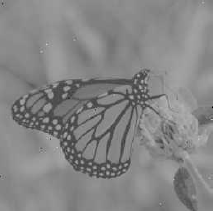
#> input picture HW2/Q1/image2.png, 213 x 211 px
$ jupyter execute Q1.ipynb
#> lines starting #> are read from the running program, lines starting #| are printed output that depends on the picture
[cell 1]
import numpy as np
import cv2
from matplotlib import pyplot as plt

# Question 1:

# الف

implementing the image1

[cell 2]
# Define photo_matrix here
photo_matrix = [[141, 0 , 138, 143, 143, 143, 144],
                [141, 140, 140, 142, 142, 143, 143],
                [140, 145, 145, 144, 142, 142, 145],
                [141, 141, 141, 143, 142, 141, 143],
                [139, 140, 141, 141, 142, 143, 144]]

# Create a single-channel (grayscale) image from the matrix
image1 = np.array(photo_matrix, dtype=np.uint8)

# save the image to a file
cv2.imwrite('image1.png', image1)

# Display the image below
plt.imshow(image1, cmap='gray', vmin=0, vmax=255)
# plt.imshow(image1, cmap='gray')
# plt.imshow(image1)
plt.axis('off')
plt.show()

<h3> Histogram </h3>
potting the diagram of image1

[cell 3]
# Calculate the histogram
# image, channel index, specific regions, number of bins, range of pixel values
hist = cv2.calcHist([image1], [0], None, [256], [0, 256])

# Convert histogram to numpy array
hist_array = np.squeeze(hist)
print(np.array(hist_array))

# Plot the histogram
plt.plot(hist)
plt.xlim([0, 256])
plt.xlabel('Pixel Value')
plt.ylabel('Frequency')
plt.title('Histogram')
plt.show()
#> figure, not shown here; curve peaks at x = 141, y = 8

# ------------------------------------------

# Calculate the histogram
hist = cv2.calcHist([image1], [0], None, [256], [0, 256])

# Plot the histogram
plt.figure()
plt.title('Histogram')
plt.xlabel('Pixel Value')
plt.ylabel('Frequency')
plt.bar(np.arange(256), hist[:,0], color='gray', edgecolor='black')
plt.xlim([0, 256])
plt.show()

Histogram Clipping

[cell 4]
# Convert histogram to numpy array
hist_array = np.squeeze(hist)
print('hist_array: \n', hist_array)
hist_array[0] = 0
hist_array[138] = 2
print('new_hist_array: ', hist_array)

# Plot the modified histogram
plt.plot(hist_array)
plt.xlabel('Pixel Value')
plt.ylabel('Frequency')
plt.title('Clipped Histogram')
plt.show()
#> figure, not shown here; curve peaks at x = 141, y = 8

Histogram Stretching

[cell 5]
stretched_hist = np.zeros(256)

stretched_hist[0] = 2
stretched_hist[36] = 1
stretched_hist[73] = 4
stretched_hist[109] = 8
stretched_hist[146] = 6
stretched_hist[182] = 8
stretched_hist[219] = 3
stretched_hist[255] = 3
print('stretched_hist', stretched_hist)

plt.plot(stretched_hist)
plt.xlabel('Pixel Value')
plt.ylabel('Frequency')
plt.title('Stretched Histogram')
plt.show()
#> figure, not shown here; curve peaks at x = 109, y = 8

[cell 6]
new_photo_matrix = [[109, 0 , 0, 182, 182, 182, 219],
		   [109, 73, 73, 146, 146, 182, 182],
		   [73, 255, 255, 219, 146, 146, 255],
		   [109, 109, 109, 182, 146, 109, 182],
           [36, 73, 109, 109, 146, 182, 219]]

# Create a single-channel (grayscale) image from the matrix
image2 = np.array(new_photo_matrix, dtype=np.uint8)

# Plot the original image
plt.figure(figsize=(10, 5))

# Display the image below
plt.subplot(1, 2, 2)
# plt.imshow(image1, cmap='gray')
plt.imshow(image1, cmap='gray', vmin=0, vmax=255)
plt.title('Original Image')
plt.axis('off')

# Plot the streched image
plt.subplot(1, 2, 1)
plt.imshow(image2, cmap='gray')
plt.title('Final Image')
plt.axis('off')
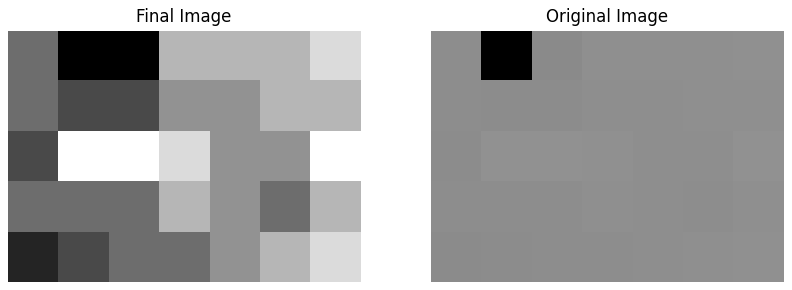
#> figure drawn by matplotlib, 2 panels

# ب

# part 2:

[cell 7]
#define image1 here
photo_matrix = [[141, 0 , 138, 143, 143, 143, 144],
                [141, 140, 140, 142, 142, 143, 143],
                [140, 145, 145, 144, 142, 142, 145],
                [141, 141, 141, 143, 142, 141, 143],
                [139, 140, 141, 141, 142, 143, 144]]

# Create a single-channel (grayscale) image from the matrix
image1 = np.array(photo_matrix, dtype=np.uint8)

# save the image1
cv2.imwrite('image1.png', image1)

Histogram Function

[cell 8]
#code here
#first define a function for calculating histogram
#you are free to use libraries
def calc_hist(image):
    '''
    you are free to use libraries
    calculate image histogram
    input(s):
      image (ndarray): input image
    output(s):
      hist (ndarray): computed input image histogram
    '''
    # image, channel index, specific regions, number of bins, range of pixel values
    hist = cv2.calcHist([image], [0], None, [256], [0, 256])

    # Convert histogram to numpy array
    hist_array = np.squeeze(hist)
    print('hist_array: ', np.array(hist_array))

    return(hist_array)

[cell 9]
#dont change this cell
print('image1: ', image1)
plt.imshow(image1, cmap='gray', vmin=0, vmax=255)
plt.figure()
image1_histogram = calc_hist(image1)
plt.plot(image1_histogram)
plt.title('histogram image1')
#> figure, not shown here; curve peaks at x = 141, y = 8

Histogram Clip Function

[cell 10]
#code here
#define a function (Clip) for Clipping(input:image , output: Clipped image)

def clip_hist(image, min_value, max_value):
  '''
  don't use libraries
  input(s):
    image (ndarray): input image
    min_value : min value of the histogram which you wanna clip.
    max_value : max value of the histogram which you wanna clip.
  output(s):
    output_image (ndarray): enhanced image with histogram clipping
  '''
  output_image = image.copy()
  # Start

  for row in output_image:
    for i in range(len(row)):
      if(row[i]<min_value):
        row[i] = min_value
      elif(row[i]>max_value):
        row[i] = max_value

  # End
  return output_image

[cell 11]
min_value = 138 # your min value here
max_value = 145 # your max value here

clipped_image = clip_hist(image1, min_value, max_value)
#> `[cell 11] min_value = 138 # your min value here max_value = 145 # your..`:
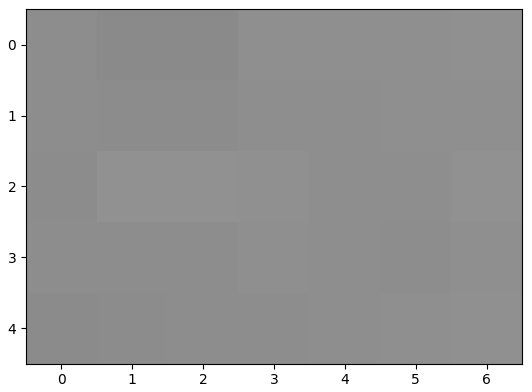
#> figure drawn by matplotlib, 1 panel
plt.imshow(clipped_image, cmap='gray', vmin=0, vmax=255)
plt.figure()
plt.plot(calc_hist(clipped_image))
plt.title('clipped histogram')

print(clipped_image)
# [7 lines of commented-out code are left out]

Histogram Stretch Fuction

[cell 12]
#code here
#define a function (stretch) for stretching(input:image , output: stretched image)

def stretch_hist(image):
  '''
  don't use libraries
  input(s):
    image (ndarray): input image
  output(s):
    output_image (ndarray): enhanced image with histogram stretching
  '''
  output_image = image.copy()
  # Start

  Min_Pixel_Value = np.min(image)
  Max_Pixel_Value = np.max(image)
  New_Min = 0
  New_Max = 255

  for row in output_image:
    for i in range(len(row)):
      x = ((row[i]-Min_Pixel_Value)/(Max_Pixel_Value-Min_Pixel_Value)) * (New_Max-New_Min) + New_Min
      row[i] = x

  # End
  return output_image

[cell 13]
stretched_image = stretch_hist(clipped_image)
#> `[cell 13] stretched_image = stretch_hist(clipped_image) plt.imshow(str..`:
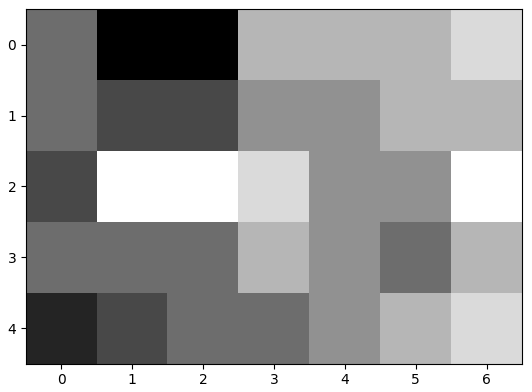
#> figure drawn by matplotlib, 1 panel
#> `[cell 13] stretched_image = stretch_hist(clipped_image) plt.imshow(str..`:
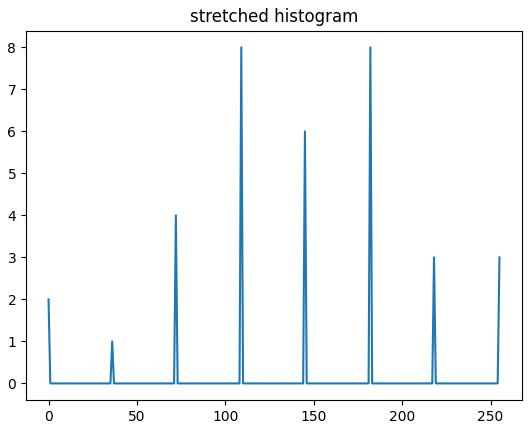
#> figure drawn by matplotlib, 1 panel; curve peaks at x = 109, y = 8
plt.imshow(stretched_image, cmap='gray', vmin=0, vmax=255)
plt.figure()
plt.plot(calc_hist(stretched_image))
plt.title('stretched histogram')

print(stretched_image)
# [5 lines of commented-out code are left out]

# part3

[cell 14]
# first read the image and show it.(image2)
image2 = cv2.imread('image2.png', cv2.IMREAD_GRAYSCALE)
#> image2 is the input picture: shape (211, 213); min 0, max 201, mean 133.1

# Display the image2
plt.imshow(image2, cmap='gray', vmin=0, vmax=255)
plt.axis('off')
plt.show()

# print the pixels array in gray scale, which it is
for row in image2:
  print(row)

[cell 15]
# checking the image histogram
plt.imshow(image2, cmap='gray', vmin=0, vmax=255)
plt.axis('off')
plt.figure()
image2_histogram = calc_hist(image2)
#> image2_histogram = 256 values, max 2841 at index 138, min 0 at index 1, mean 175.6
plt.plot(image2_histogram)
plt.title('histogram image2')
plt.show()
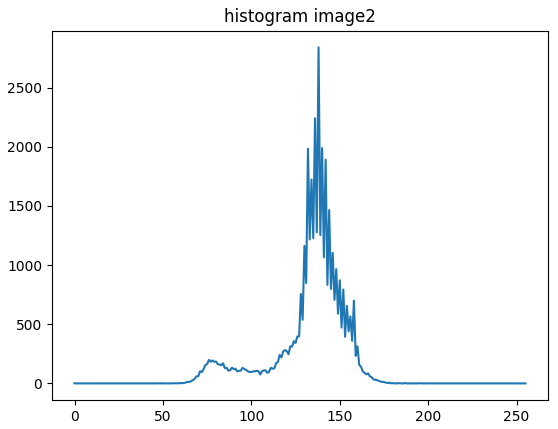
#> figure drawn by matplotlib, 1 panel; curve peaks at x = 138, y = 2841

[cell 16]
min_value = np.min(image2)
#> min_value = 0
max_value = np.max(image2)
#> max_value = 201

print('min_value:', min_value, 'max_value:', max_value)
print('image2 pixels amount: ', len(image2)*len(image2[0]))

According to the histogram and min_value and max_value, it seems that the range from 50 to 200 is suitable for clipping.

[cell 17]
# use clip_hist function to improve quality of the image and show it
min_value = 60 # your min value here
max_value = 180 # your max value here

clipped_image2 = clip_hist(image2, min_value, max_value)
plt.imshow(clipped_image2, cmap='gray', vmin=0, vmax=255)
plt.axis('off')
plt.figure()
plt.plot(calc_hist(clipped_image2))
plt.title('clipped histogram')
plt.show()
#> figure, not shown here; curve peaks at x = 138, y = 2841

print(clipped_image)

[cell 18]
min_value = np.min(clipped_image2)
#> min_value = 60
max_value = np.max(clipped_image2)
#> max_value = 180

print('min_value:', min_value, 'max_value:', max_value)

[cell 19]
# use stretch_hist function to improve quality of the image and show it
stretched_image2 = stretch_hist(image2)
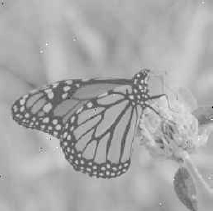
#> stretched_image2: shape (211, 213); min 0, max 255, mean 168.4
plt.imshow(stretched_image2, cmap='gray', vmin=0, vmax=255)
plt.axis('off')
plt.figure()
stretched_image2_histogram = calc_hist(stretched_image2)
#> stretched_image2_histogram = 256 values, max 2841 at index 175, min 0 at index 1, mean 175.6
plt.plot(stretched_image2_histogram)
plt.title('stretched histogram')
plt.show()
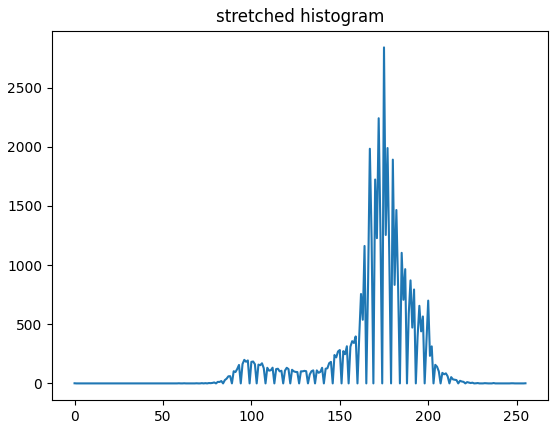
#> figure drawn by matplotlib, 1 panel; curve peaks at x = 175, y = 2841

print(stretched_image2)

Applying stretch histogram on the clipped image

[cell 20]
# use stretch_hist function to improve quality of the image and show it
stretched_image2 = stretch_hist(clipped_image2)
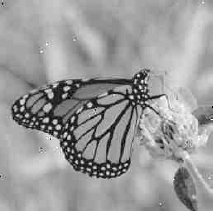
#> stretched_image2: shape (211, 213); min 0, max 255, mean 154.9
plt.imshow(stretched_image2, cmap='gray', vmin=0, vmax=255)
plt.axis('off')
plt.figure()
stretched_image2_histogram = calc_hist(stretched_image2)
#> stretched_image2_histogram = 256 values, max 2841 at index 165, min 0 at index 1, mean 175.6
plt.plot(stretched_image2_histogram)
plt.title('stretched & clipped histogram')
plt.show()
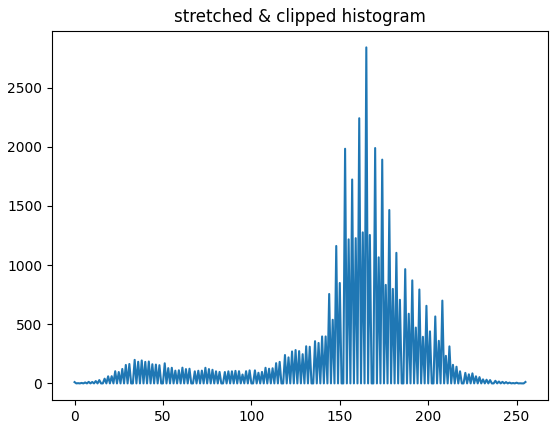
#> figure drawn by matplotlib, 1 panel; curve peaks at x = 165, y = 2841

print(stretched_image2)

# Comparing Results

[cell 21]
# Compare Pictures

# Plot the original image
plt.figure(figsize=(10, 5))

plt.subplot(1, 2, 2)
plt.imshow(image2, cmap='gray', vmin=0, vmax=255)
plt.title('Original Image')
plt.axis('off')

plt.subplot(1, 2, 1)
plt.imshow(stretched_image2, cmap='gray')
plt.title('Final Image')
plt.axis('off')

# ---------------------------------

# compare histograms

plt.figure(figsize=(14, 7))

plt.subplot(1, 2, 2)
plt.plot(stretched_image2_histogram)
plt.title('final histogram')
plt.axis('off')

plt.subplot(1, 2, 1)
plt.plot(image2_histogram)
plt.title('original histogram')
plt.axis('off')
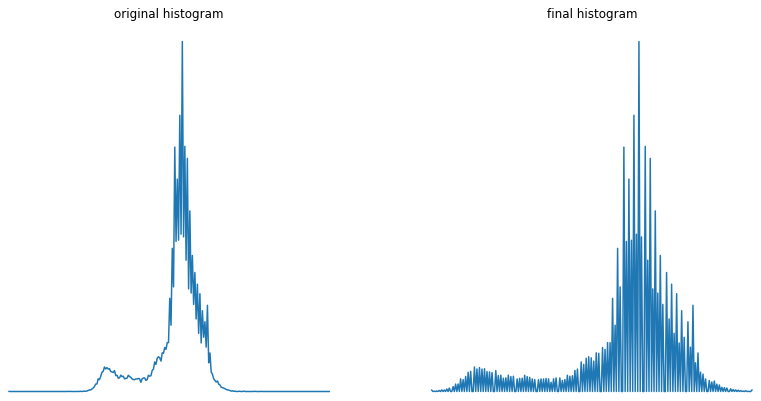
#> figure drawn by matplotlib, 2 panels
